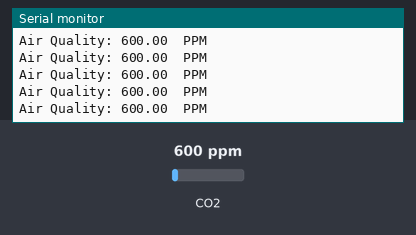
A sketch run on a simulated Arduino Uno, built with avr-gcc and run on an emulated ATmega328P. Shown: the last lines printed to the serial monitor. The test bench sets the inputs (shaded band); at power-on: CO2 600 ppm.

Above: at 1.2 s.
1.3 s: CO2 set to 1050 ppm
At 1.8 s:
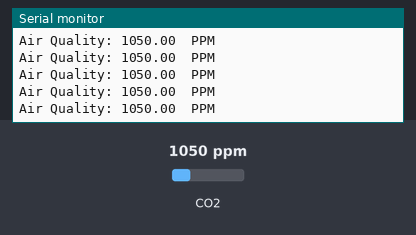
4.3 s: CO2 set to 452 ppm
At 4.8 s:
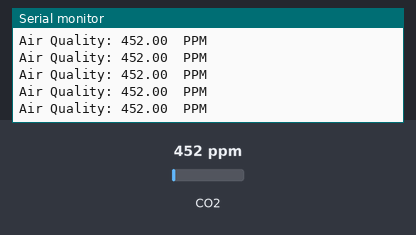
7.3 s: CO2 set to 1700 ppm
At 7.8 s:
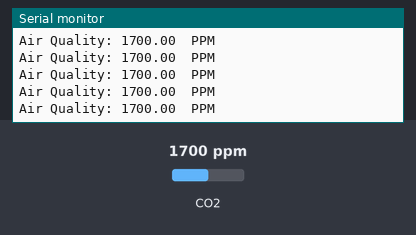
13.3 s: CO2 set to 452 ppm
At 13.8 s:
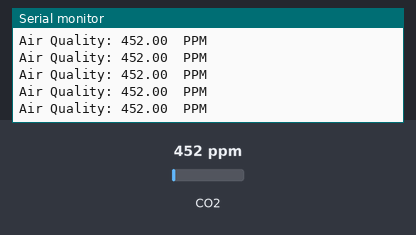
Timing chart, 0 to 16.3 s (numbered marks = the images above; inputs shaded):
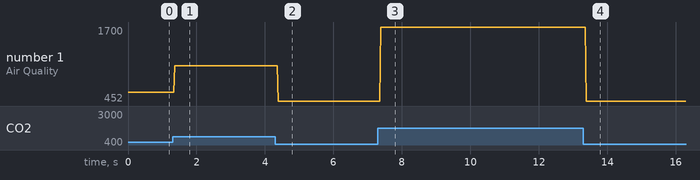

Measured:
- after the input at 1.3 s, the serial monitor: prints a new line after 0.07 s (image 1)
- after the input at 4.3 s, the serial monitor: prints a new line after 0.09 s (image 2)
- after the input at 7.3 s, the serial monitor: prints a new line after 0.08 s (image 3)
- after the input at 13.3 s, the serial monitor: prints a new line after 0.09 s (image 4)
- plotted number 1: 600 → 1050 after the input at 1.3 s, 1050 → 452 after the input at 4.3 s, 452 → 1700 after the input at 7.3 s, 1700 → 452 after the input at 13.3 s

The sketch:

sketch_jun17a.ino
```cpp
#include "MQ135.h"
void setup() {
  // put your setup code here, to run once:
  Serial.begin(9600);
}

void loop() {
  // put your main code here, to run repeatedly:
   MQ135 gasSensor = MQ135(A0);
    float air_quality = gasSensor.getPPM();
    Serial.print("Air Quality: ");
    Serial.print(air_quality);
    Serial.println("  PPM");
    Serial.println();

}
```
